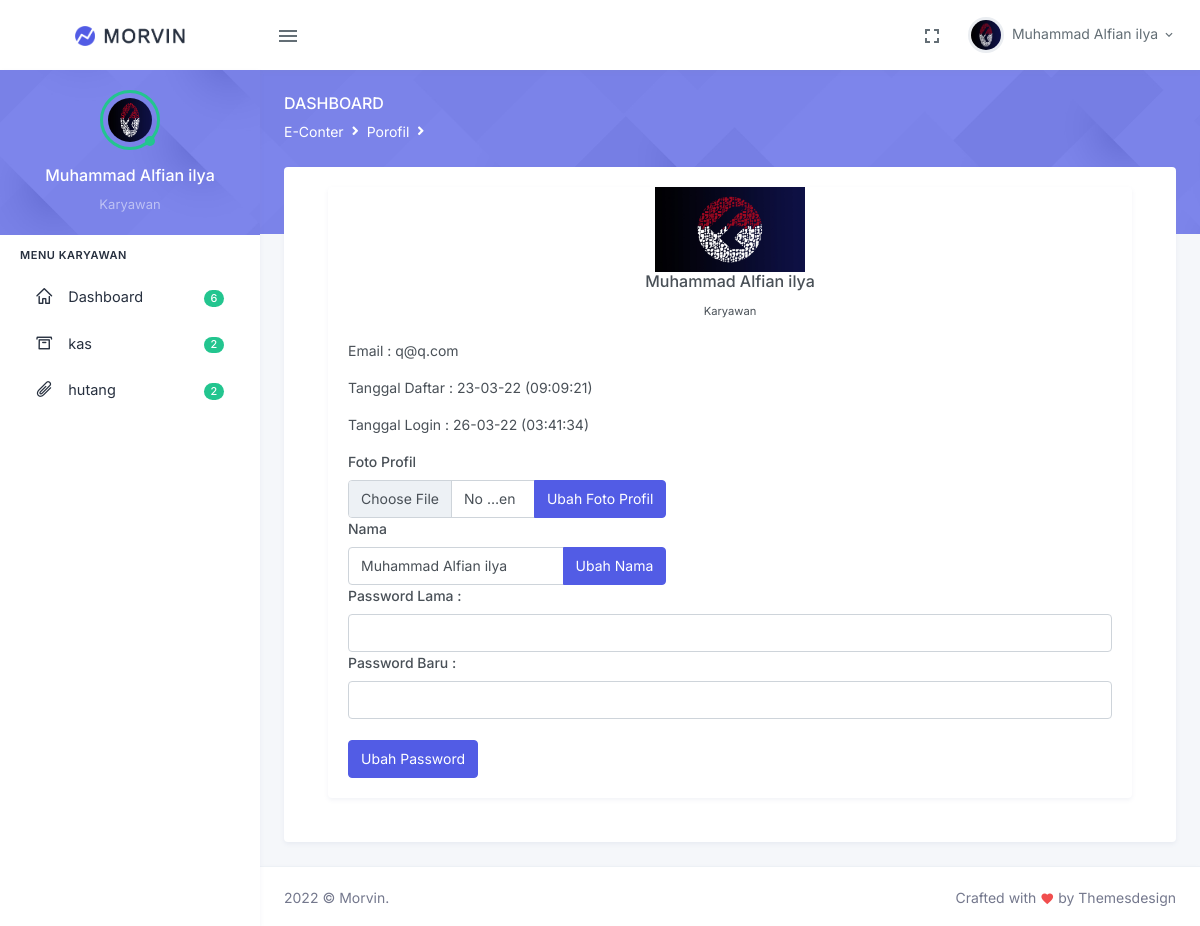
The app's page /profil.php (signed in) with its own data.
### tables this page shows
CREATE TABLE `setting` (
  `id` int(11) NOT NULL,
  `menu` varchar(255) NOT NULL,
  `icon` varchar(255) NOT NULL,
  `status_menu` int(11) NOT NULL,
  `link` varchar(25) NOT NULL,
  `id_role` varchar(255) NOT NULL
);

CREATE TABLE `user` (
  `id` int(11) NOT NULL,
  `nama` varchar(255) NOT NULL,
  `email` varchar(255) NOT NULL,
  `status_user` int(11) NOT NULL,
  `password` varchar(255) NOT NULL,
  `date_created` int(25) NOT NULL,
  `date_login` int(25) NOT NULL,
  `cookie` varchar(255) NOT NULL,
  `id_role` int(11) NOT NULL,
  `gambar` varchar(255) NOT NULL
);

### functions/model.php (called while the page is built, shortened)
<?php
$link = mysqli_connect('localhost','root','','econter');
function get($sql){
    global $link;
    $query = mysqli_query($link,$sql);
    $rows=[];
    while($row = mysqli_fetch_assoc($query)){
        $rows[]= $row;
    }
    return $rows;
}
?>

### functions/security.php (called while the page is built, shortened)
<?php
    require 'model.php';
function _security($cookie){
    $id = $cookie['key'];
    $data = get("SELECT * FROM user WHERE id='$id'");
}
?>

### profil.php (the view, shortened to what this page needs)
<?php include_once 'Morvin/header.php'?>
<?php
    $id = $_SESSION['user'][0]['id'];
    $data = get("SELECT * FROM user WHERE id='$id'");
    foreach($data as $data){
        $data;
    }
?>
<div class="container-fluid">
    <div class="row">
        <div class="col">
            <div class="card">
                <center>
                    <?php if(!is_file('img/'.$data['gambar'])){;?>
                    <img src="img/avatar.jpg" width="150">
                    <?php }else{;?>
                    <img src="img/<?=$data['gambar'];?>" width="150">
                    <?php };?>
                    <h4 class="card-title font-size-16 mt-0"><?=$data['nama'];?></h4>
                    <p class="card-text">
                        <?php if($_SESSION['user'][0]['id_role']==1){;?>
                        <small>Administrator</small>
                        <?php }else{;?>
                        <small>Karyawan</small>
                        <?php };?>
                    </p>
                </center>
                <div class="card-body">
                    <p class="card-text">Email : <?=$data['email'];?></p>
                    <p class="card-text">Tanggal Daftar : <?= date('d-m-y (h:i:s)',$data['date_created']);?></p>
                    <p class="card-text">Tanggal Login : <?= date('d-m-y (h:i:s)',$data['date_login']);?></p>
                    <form action="profilupdate.php" method="post" enctype="multipart/form-data">
                    <div class="col-lg-5">
                    <label>Foto Profil</label>
                        <div class="input-group">
                            <input type="file" name="gambar" class="form-control">
                            <button type="sumbit" class="btn btn-primary" name="updatefoto">Ubah Foto Profil</button>
                        </div>
                    </div>
                    </form>
                    <form action="profilupdate.php" method="post">
                    <div class="col-lg-5">
                    <label>Nama</label>
                        <div class="input-group">
                            <input type="text" name="nama" value="<?=$data['nama'];?>"class="form-control">
                            <button type="sumbit" class="btn btn-primary" name="updatenama">Ubah Nama</button>
                        </div>
                    </div>
                    </form>
                    <form action="profilupdate.php" method="post">
                        <label for="password">Password Lama :</label>
                        <input type="password" name="passwordlama" class="form-control" id="password">
                        <label for="passwordnew">Password Baru :</label>
                        <input type="password" name="passwordbaru" class="form-control" id="passwordnew">
                        <br>
                        <button type="sumbit" class="btn btn-primary" name="updatepassword">Ubah Password</button>
                    </form>
                </div>
            </div>
        </div>
    </div>
</div>
<?php include_once 'Morvin/footer.php'?>

### Morvin/sidebar.php (shortened to what this page needs)
<?php
    $user =count(get("SELECT * FROM user"));
    $kas = count(get("SELECT * FROM kas"));
    $hutang = count(get("SELECT * FROM hutang"));
    $all = $user+$kas+$hutang;
    $settingkaryawan = get("SELECT * FROM setting WHERE status_menu='1' AND id_role=2");
?>
<div class="vertical-menu">
            <div data-simplebar class="h-100">
                <div class="user-sidebar text-center">
                    <div class="dropdown">
                        <div class="user-img">
                            <?php if(!is_file('img/'.$_SESSION['user'][0]['gambar'])){;?>
                            <img src="img/avatar.jpg" alt="" class="rounded-circle">
                            <?php }else{;?>
                            <img src="img/<?=$_SESSION['user'][0]['gambar'];?>" alt="" class="rounded-circle">
                            <?php };?>
                            <span class="avatar-online bg-success"></span>
                        </div>
                        <div class="user-info">
                            <h5 class="mt-3 font-size-16 text-white"><?=$_SESSION['user'][0]['nama'];?></h5>
                            <span class="font-size-13 text-white-50">
                            <?php if($_SESSION['user'][0]['id_role']==1){;?>
                                Administrator
                            <?php }else{;?>
                                Karyawan
                            <?php };?>
                            </span>
                        </div>
                    </div>
                </div>
                <div id="sidebar-menu">
                    <ul class="metismenu list-unstyled" id="side-menu">
                        <li class="menu-title">Menu Karyawan</li>
                        <li>
                            <a href="index.php" class="waves-effect">
                                <i class="dripicons-home"></i><span class="badge rounded-pill bg-success float-end"><?=$all;?></span>
                                <span>Dashboard</span>
                            </a>
                        </li>
                        <?php foreach($settingkaryawan as $sidekaryawan):?>
                        <li>
                            <a href="<?=$sidekaryawan['link'];?>" class="waves-effect">
                                <?php $namemenu = $sidekaryawan['menu']; $count = count(get("SELECT * FROM $namemenu"));?>
                                <i class="<?=$sidekaryawan['icon'];?>"></i><span class="badge rounded-pill bg-success float-end"><?=$count;?></span>
                                <span><?=$sidekaryawan['menu'];?></span>
                            </a>
                        </li>
                        <?php endforeach?>
                    </ul>
                </div>
            </div>
        </div>

### records on screen
setting: count "2", menu "kas"
setting: count "2", menu "hutang"
user: nama "Muhammad Alfian ilya", email "q@q.com", date_created "23-03-22 (09:09:21)", date_login "26-03-22 (03:41:34)"

### other values on screen
$_SESSION['user'][0]['nama'] "Muhammad Alfian ilya"
$all "6"
$title "E-Conter"
$title2 "Porofil"
